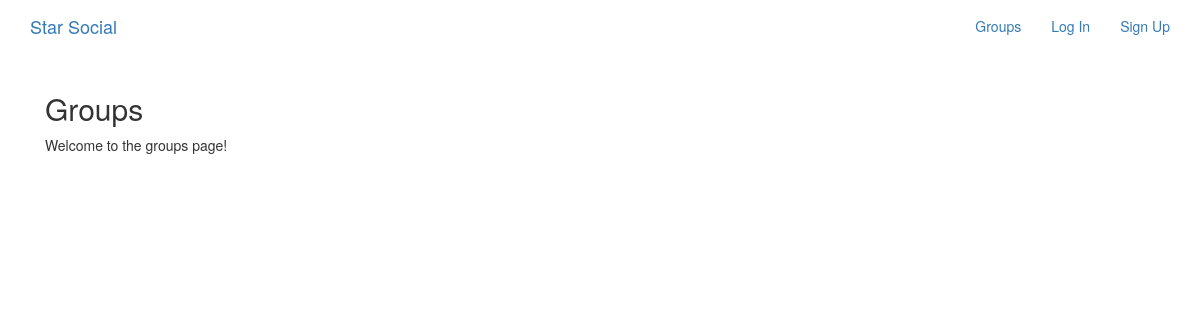
The page /groups/ on the database as committed earlier.
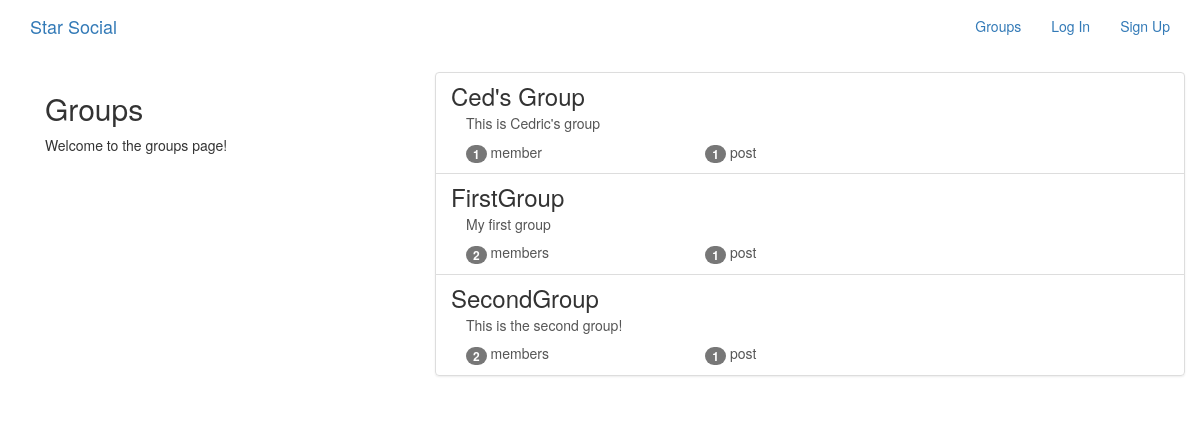
The same page on the database as committed later.
### groups/models.py (models this page shows, shortened)
class Group(models.Model):
    name = models.CharField(max_length=100, unique=True)
    slug = models.SlugField(allow_unicode=True, unique=True)
    description = models.TextField(blank=True, default='')
    description_html = models.TextField(editable=False, default='', blank=True)
    members = models.ManyToManyField(User, through='GroupMember')
    class Meta():
        ordering = ['name']

### groups/views.py (the view)
# urls.py: path('', views.ListGroups.as_view(), name='all'),
class ListGroups(ListView):
    model = Group

### groups/templates/groups/group_list.html (shortened to what this page needs)
{% extends 'groups/group_base.html' %}
{% block pregroup %}
    <div class="col-md-4">
        <div class="content">
            <h2>Groups</h2>
            <p>Welcome to the groups page!</p>
            </div>
    </div>
{% endblock pregroup %}
{% block group_content %}
    <div class="col-md-8">
        <div class="list-group">
            {% for group in object_list %}
                <a class="list-group-item" href="{% url 'groups:single' slug=group.slug %}">
                    <h3 class="title list-group-item-heading">{{ group.name }}</h3>
                    <div class="list-group-item-text container-fluid">
                        {{ group.description_html|safe }}
                        <div class="row">
                            <div class="col-md-4">
                                <span class="badge">{{ group.members.count }}</span>
                                member{{ group.members.count|pluralize }}
                            </div>
                            <div class="col-md-4">
                                <span class="badge">{{ group.posts.count }}</span>
                                post{{ group.posts.count|pluralize }}
                            </div>
                        </div>
                    </div>
                </a>
            {% endfor %}
        </div>
    </div>
{% endblock group_content %}

### groups/templates/groups/group_base.html (shortened to what this page needs)
{% extends 'base.html' %}
{% block content %}
    <div class="container">
        <div class="row">
            {% block pregroup %}{% endblock pregroup %}
            {% block group_content %}{% endblock group_content %}
        </div>
    </div>
{% endblock content %}

### templates/base.html (shortened to what this page needs)
{% load static %}
<html lang="en">
<head>
    <link rel="stylesheet" href="https://cdn.jsdelivr.net/npm/bootstrap@3.3.7/dist/css/bootstrap.min.css">
    <link rel="stylesheet" href="https://cdn.jsdelivr.net/npm/bootstrap@3.3.7/dist/css/bootstrap-theme.min.css">
    <link rel="stylesheet" href="{% static 'starsocial/static/starsocial/css/master.css' %}">
</head>
<body>
    <nav class="navbar mynav" id="navbar" role="navigation">
        <div class="container">
            <a href="{% url 'home' %}" class="navbar-brand mynav">Star Social</a>
            <ul class="nav navbar-nav navbar-right">
                {% if user.is_authenticated %}
                    <li><a href="{% url 'posts:create' %}">Post</a></li>
                    <li><a href="{% url 'groups:all' %}">Groups</a></li>
                    <li><a href="{% url 'groups:create' %}">Create Group</a></li>
                    <li><a href="{% url 'accounts:logout' %}">Log Out</a></li>
                {% else %}
                    <li><a href="{% url 'groups:all' %}">Groups</a></li>
                    <li><a href="{% url 'accounts:login' %}">Log In</a></li>
                    <li><a href="{% url 'accounts:signup' %}">Sign Up</a></li>
                {% endif %}
            </ul>
        </div>
    </nav>
    <div class="container">
        {% block content %}
        {% endblock content %}
    </div>
</body>
</html>

Rows that differ between the two databases and show on the page:
added Group: name "Ced's Group", description_html "This is Cedric's group", members.count "1", posts.count "1"
added Group: name "FirstGroup", description_html "My first group", members.count "2", posts.count "1"
added Group: name "SecondGroup", description_html "This is the second group!", members.count "2", posts.count "1"
